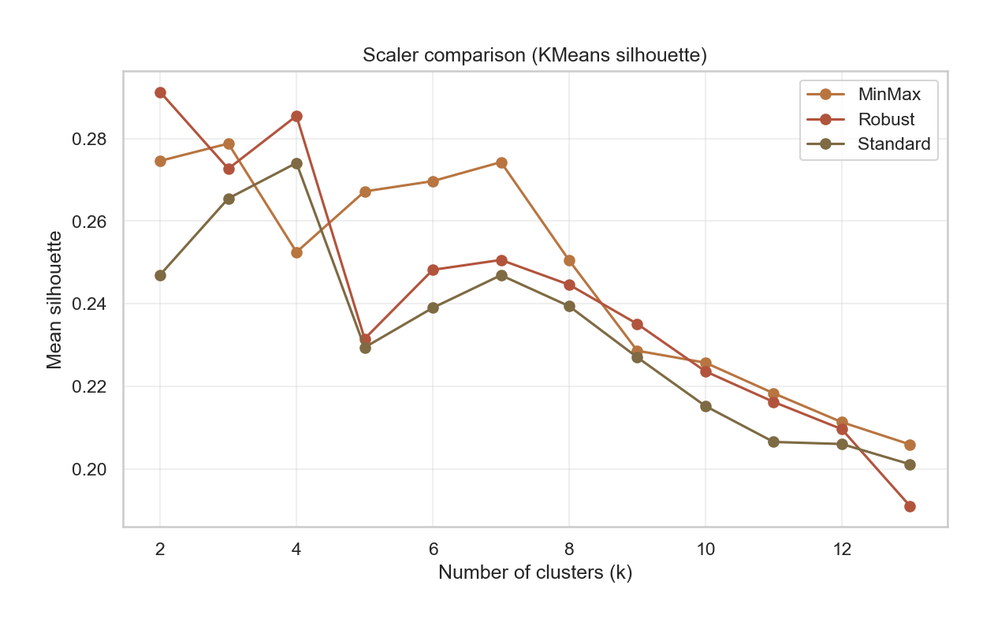
#> input picture web_app/imagens/charts/scaler_comparison.png, 994 x 630 px, shrunk from 1261 x 799 before the run, found by its file name
$ python pad_images.py
#> lines starting #> are read from the running program, lines starting #| are printed output that depends on the picture
from PIL import Image
import os

paths = [
    r"c:\Users\carlo\Documents\Semestre 4\ML 2\costumer_seg_app_cm\imagens\charts\scaler_comparison.png",
    r"c:\Users\carlo\Documents\Semestre 4\ML 2\costumer_seg_app_cm\imagens\charts\elbow_silhouette.png"
]

for path in paths:
    if os.path.exists(path):
        img = Image.open(path).convert("RGBA")
#> img is the input picture: PIL image 994x630 RGBA; mean R, G, B, A 250.9, 249.9, 249.2, 255

        # Add 25 pixels padding on left and top, 15 on right and bottom
        padding_left = 30
        padding_top = 20
        padding_right = 10
        padding_bottom = 10

        new_width = img.width + padding_left + padding_right
#> new_width = 1034
        new_height = img.height + padding_top + padding_bottom
#> new_height = 660

        # Create a white background image (since the graphs typically have white bg)
        # Using transparent (255,255,255,0) might make the padding look weird if it has a border.
        # But Streamlit renders it on a white card anyway.
        new_img = Image.new("RGBA", (new_width, new_height), (255, 255, 255, 0))
        new_img.paste(img, (padding_left, padding_top))
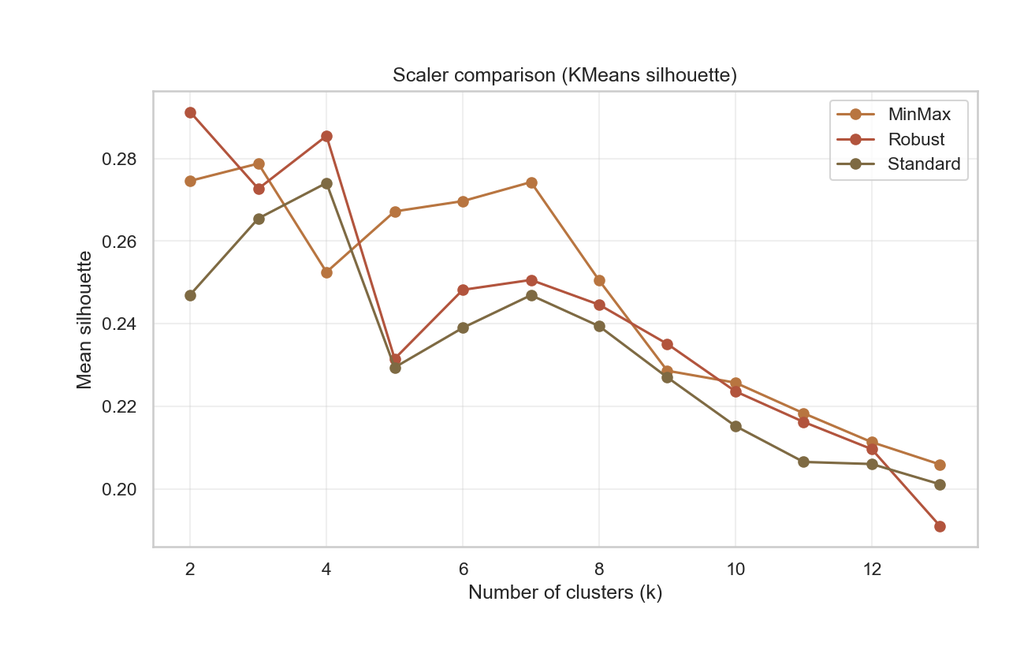
#> new_img: PIL image 1034x660 RGBA; mean R, G, B, A 251.3, 250.3, 249.7, 234; transparent parts drawn white
        new_img.save(path)
        print(f"Padded {os.path.basename(path)}")
#> pass 2 of the loop `for path in paths:`:
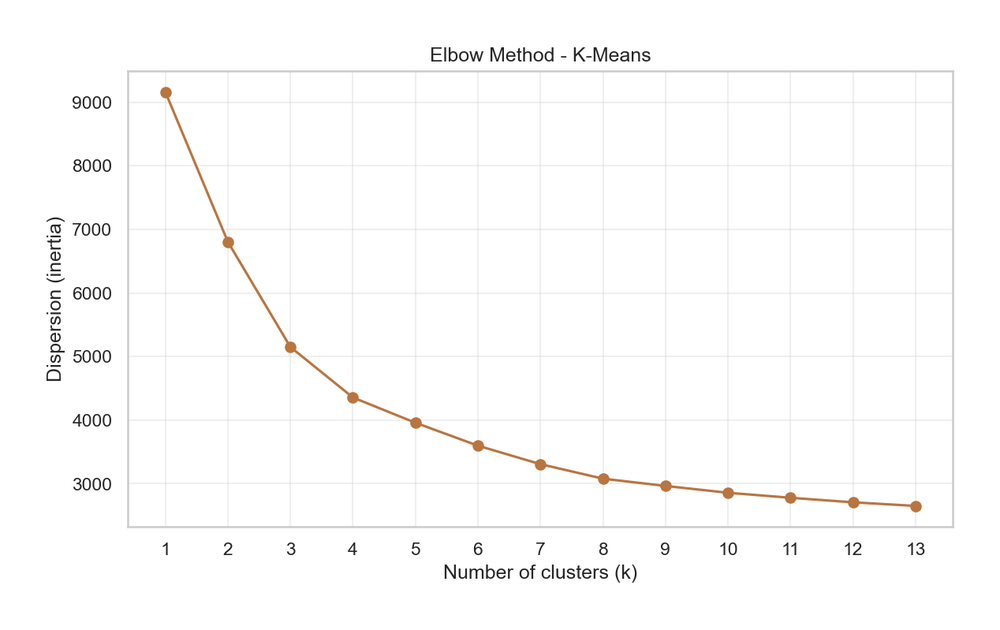
#> input picture web_app/imagens/charts/elbow_silhouette.png, 1000 x 630 px, shrunk from 1268 x 799 before the run, found by its file name
#> img is the input picture: PIL image 1000x630 RGBA; mean R, G, B, A 252.1, 251.8, 251.5, 255
#> `new_img.paste(img, (padding_left, padding_top))`:
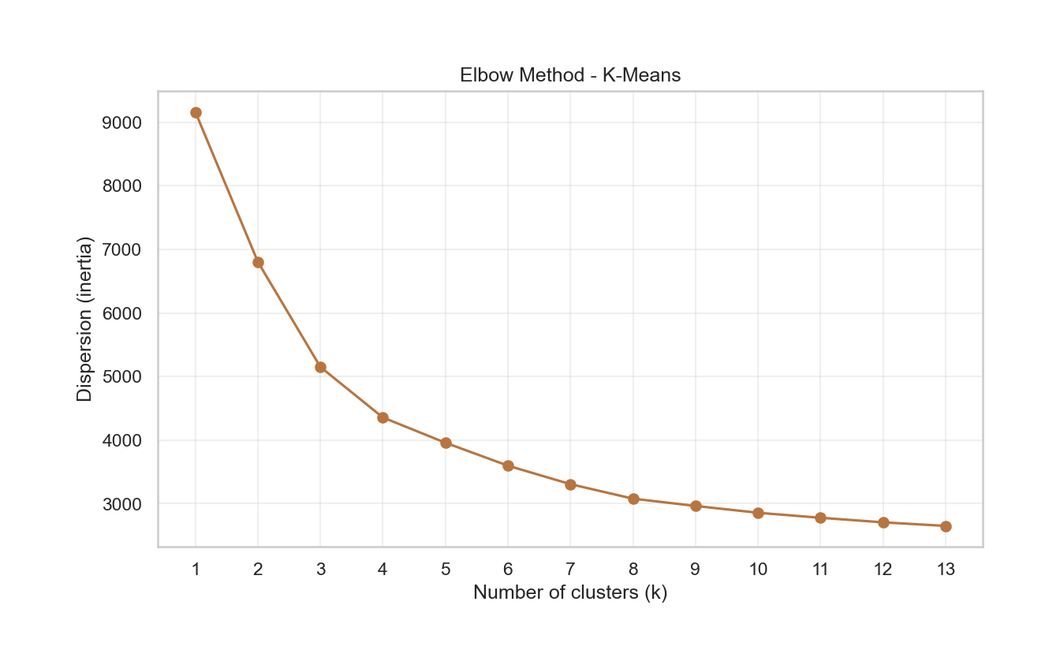
#> new_img: PIL image 1040x660 RGBA; mean R, G, B, A 252.4, 252, 251.8, 234; transparent parts drawn white
